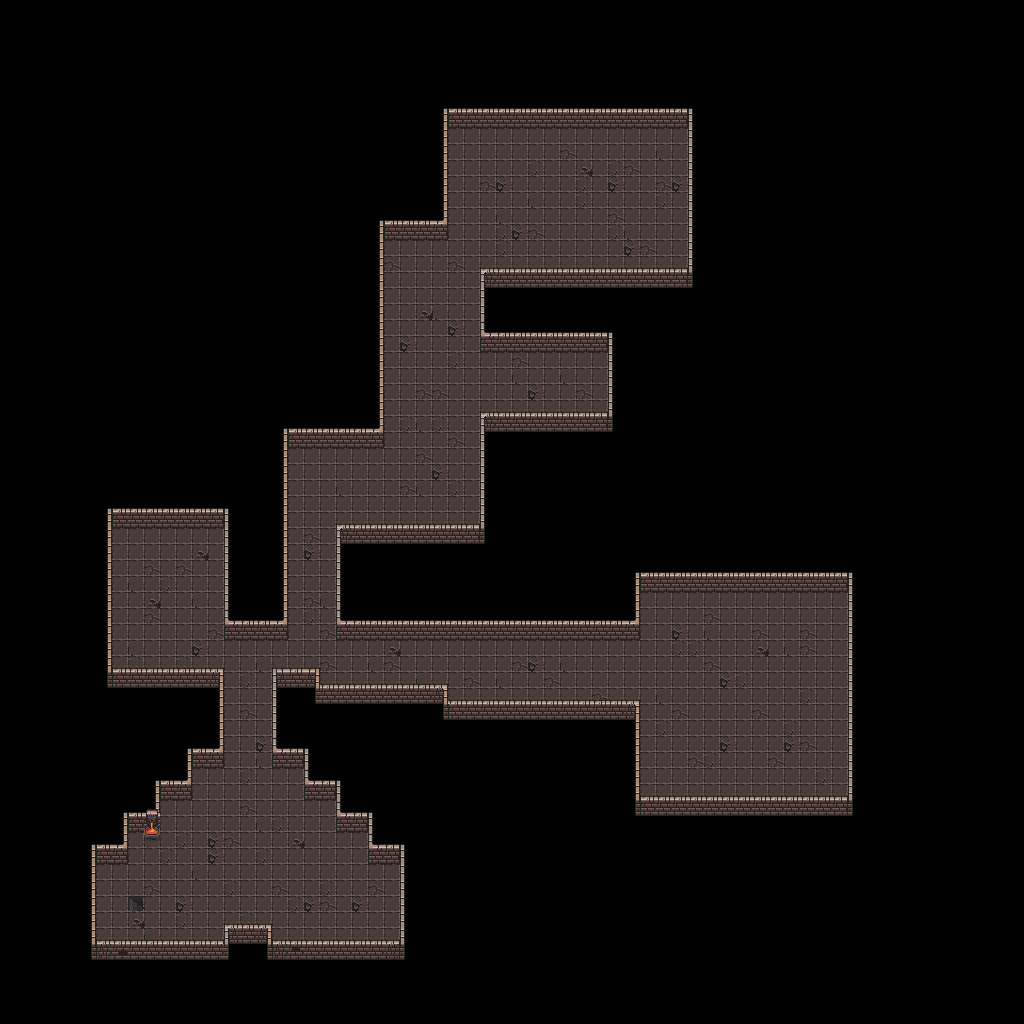

Tiled map render using the project's own tile images. Description and the map definition, with tile-layer contents summarised, below:
An orthogonal 64x64 tile map with 16x16 px tiles, 3 tile layers (BottomLayer, MiddleLayer, TopLayer), 4 tilesets and 12 objects (4x Chort, 4x IceZombie, 3x OrcWarrior).

<map version="1.2" tiledversion="1.3.4" orientation="orthogonal" renderorder="right-down" width="64" height="64" tilewidth="16" tileheight="16" infinite="0" nextlayerid="6" nextobjectid="28">
 <editorsettings>
  <export target="." />
 </editorsettings>
 <tileset firstgid="1" name="tiles" tilewidth="16" tileheight="16" tilecount="78" columns="6">
  <image source="tiles.png" width="96" height="208" />
  <tile id="0">
   <properties>
    <property name="collision" type="bool" value="false" />
   </properties>
  </tile>
  <tile id="1">
   <properties>
    <property name="collision" type="bool" value="false" />
   </properties>
  </tile>
  <tile id="2">
   <properties>
    <property name="collision" type="bool" value="false" />
   </properties>
  </tile>
  <tile id="3">
   <properties>
    <property name="collision" type="bool" value="false" />
   </properties>
  </tile>
  <tile id="4">
   <properties>
    <property name="collision" type="bool" value="false" />
   </properties>
  </tile>
  <tile id="5">
   <properties>
    <property name="collision" type="bool" value="false" />
   </properties>
  </tile>
  <tile id="6">
   <properties>
    <property name="collision" type="bool" value="true" />
   </properties>
  </tile>
  <tile id="7">
   <properties>
    <property name="collision" type="bool" value="true" />
   </properties>
  </tile>
  <tile id="8">
   <properties>
    <property name="collision" type="bool" value="true" />
   </properties>
  </tile>
  <tile id="9">
   <properties>
    <property name="collision" type="bool" value="false" />
   </properties>
   <animation>
    <frame tileid="9" duration="100" />
    <frame tileid="10" duration="100" />
    <frame tileid="11" duration="100" />
   </animation>
  </tile>
  <tile id="10">
   <properties>
    <property name="collision" type="bool" value="false" />
   </properties>
  </tile>
  <tile id="11">
   <properties>
    <property name="collision" type="bool" value="false" />
   </properties>
  </tile>
  <tile id="12">
   <properties>
    <property name="collision" type="bool" value="false" />
   </properties>
  </tile>
  <tile id="13">
   <properties>
    <property name="collision" type="bool" value="false" />
   </properties>
  </tile>
  <tile id="14">
   <properties>
    <property name="collision" type="bool" value="true" />
   </properties>
  </tile>
  <tile id="15">
   <properties>
    <property name="collision" type="bool" value="false" />
   </properties>
   <animation>
    <frame tileid="15" duration="100" />
    <frame tileid="16" duration="100" />
    <frame tileid="17" duration="100" />
   </animation>
  </tile>
  <tile id="16">
   <properties>
    <property name="collision" type="bool" value="false" />
   </properties>
  </tile>
  <tile id="17">
   <properties>
    <property name="collision" type="bool" value="false" />
   </properties>
  </tile>
  <tile id="18">
   <properties>
    <property name="collision" type="bool" value="false" />
   </properties>
  </tile>
  <tile id="19">
   <properties>
    <property name="collision" type="bool" value="false" />
   </properties>
  </tile>
  <tile id="20">
   <properties>
    <property name="collision" type="bool" value="true" />
   </properties>
  </tile>
  <tile id="21">
   <properties>
    <property name="collision" type="bool" value="false" />
   </properties>
  </tile>
  <tile id="22">
   <properties>
    <property name="collision" type="bool" value="false" />
   </properties>
  </tile>
  <tile id="23">
   <properties>
    <property name="collision" type="bool" value="false" />
   </properties>
  </tile>
  <tile id="24">
   <properties>
    <property name="collision" type="bool" value="false" />
   </properties>
  </tile>
  <tile id="25">
   <properties>
    <property name="collision" type="bool" value="false" />
   </properties>
  </tile>
  <tile id="26">
   <properties>
    <property name="collision" type="bool" value="false" />
   </properties>
  </tile>
  <tile id="27">
   <properties>
    <property name="collision" type="bool" value="false" />
   </properties>
  </tile>
  <tile id="28">
   <properties>
    <property name="collision" type="bool" value="false" />
   </properties>
  </tile>
  <tile id="29">
   <properties>
    <property name="collision" type="bool" value="false" />
   </properties>
  </tile>
  <tile id="30">
   <properties>
    <property name="collision" type="bool" value="false" />
   </properties>
  </tile>
  <tile id="31">
   <properties>
    <property name="collision" type="bool" value="false" />
   </properties>
  </tile>
  <tile id="32">
   <properties>
    <property name="collision" type="bool" value="false" />
   </properties>
  </tile>
  <tile id="33">
   <properties>
    <property name="collision" type="bool" value="false" />
   </properties>
  </tile>
  <tile id="34">
   <properties>
    <property name="collision" type="bool" value="false" />
   </properties>
  </tile>
  <tile id="35">
   <properties>
    <property name="collision" type="bool" value="false" />
   </properties>
  </tile>
  <tile id="36">
   <properties>
    <property name="collision" type="bool" value="false" />
   </properties>
  </tile>
  <tile id="37">
   <properties>
    <property name="collision" type="bool" value="false" />
   </properties>
  </tile>
  <tile id="38">
   <properties>
    <property name="collision" type="bool" value="false" />
   </properties>
  </tile>
  <tile id="39">
   <properties>
    <property name="collision" type="bool" value="false" />
   </properties>
  </tile>
  <tile id="40">
   <properties>
    <property name="collision" type="bool" value="false" />
   </properties>
  </tile>
  <tile id="41">
   <properties>
    <property name="collision" type="bool" value="false" />
   </properties>
  </tile>
  <tile id="42">
   <properties>
    <property name="collision" type="bool" value="true" />
   </properties>
  </tile>
  <tile id="43">
   <properties>
    <property name="collision" type="bool" value="true" />
   </properties>
  </tile>
  <tile id="44">
   <properties>
    <property name="collision" type="bool" value="false" />
   </properties>
  </tile>
  <tile id="45">
   <properties>
    <property name="collision" type="bool" value="false" />
   </properties>
  </tile>
  <tile id="46">
   <properties>
    <property name="collision" type="bool" value="false" />
   </properties>
  </tile>
  <tile id="47">
   <properties>
    <property name="collision" type="bool" value="false" />
   </properties>
  </tile>
  <tile id="48">
   <properties>
    <property name="collision" type="bool" value="true" />
   </properties>
  </tile>
  <tile id="49">
   <properties>
    <property name="collision" type="bool" value="true" />
   </properties>
  </tile>
  <tile id="50">
   <properties>
    <property name="collision" type="bool" value="true" />
   </properties>
  </tile>
  <tile id="51">
   <properties>
    <property name="collision" type="bool" value="true" />
   </properties>
  </tile>
  <tile id="52">
   <properties>
    <property name="collision" type="bool" value="true" />
   </properties>
  </tile>
  <tile id="53">
   <properties>
    <property name="collision" type="bool" value="true" />
   </properties>
  </tile>
  <tile id="54">
   <properties>
    <property name="collision" type="bool" value="true" />
   </properties>
  </tile>
  <tile id="55">
   <properties>
    <property name="collision" type="bool" value="true" />
   </properties>
  </tile>
  <tile id="56">
   <properties>
    <property name="collision" type="bool" value="false" />
   </properties>
  </tile>
  <tile id="57">
   <properties>
    <property name="collision" type="bool" value="false" />
   </properties>
  </tile>
  <tile id="58">
   <properties>
    <property name="collision" type="bool" value="true" />
   </properties>
  </tile>
  <tile id="59">
   <properties>
    <property name="collision" type="bool" value="true" />
   </properties>
  </tile>
  <tile id="60">
   <properties>
    <property name="collision" type="bool" value="false" />
   </properties>
  </tile>
  <tile id="61">
   <properties>
    <property name="collision" type="bool" value="false" />
   </properties>
  </tile>
  <tile id="62">
   <properties>
    <property name="collision" type="bool" value="true" />
   </properties>
  </tile>
  <tile id="63">
   <properties>
    <property name="collision" type="bool" value="true" />
   </properties>
  </tile>
  <tile id="64">
   <properties>
    <property name="collision" type="bool" value="false" />
   </properties>
  </tile>
  <tile id="65">
   <properties>
    <property name="collision" type="bool" value="false" />
   </properties>
  </tile>
  <tile id="66">
   <properties>
    <property name="collision" type="bool" value="false" />
   </properties>
  </tile>
  <tile id="67">
   <properties>
    <property name="collision" type="bool" value="false" />
   </properties>
  </tile>
  <tile id="68">
   <properties>
    <property name="collision" type="bool" value="false" />
   </properties>
  </tile>
  <tile id="69">
   <properties>
    <property name="collision" type="bool" value="false" />
   </properties>
  </tile>
  <tile id="70">
   <properties>
    <property name="collision" type="bool" value="false" />
   </properties>
  </tile>
  <tile id="71">
   <properties>
    <property name="collision" type="bool" value="false" />
   </properties>
  </tile>
  <tile id="72">
   <properties>
    <property name="collision" type="bool" value="false" />
   </properties>
  </tile>
  <tile id="73">
   <properties>
    <property name="collision" type="bool" value="false" />
   </properties>
  </tile>
  <tile id="74">
   <properties>
    <property name="collision" type="bool" value="false" />
   </properties>
  </tile>
  <tile id="75">
   <properties>
    <property name="collision" type="bool" value="false" />
   </properties>
  </tile>
  <tile id="76">
   <properties>
    <property name="collision" type="bool" value="false" />
   </properties>
  </tile>
  <tile id="77">
   <properties>
    <property name="collision" type="bool" value="false" />
   </properties>
  </tile>
 </tileset>
 <tileset firstgid="79" name="orc_warrior" tilewidth="16" tileheight="20" tilecount="8" columns="4">
  <image source="../enemies/orc_warrior/orc_warrior.png" width="64" height="40" />
 </tileset>
 <tileset firstgid="87" name="ice_zombie" tilewidth="16" tileheight="16" tilecount="8" columns="4">
  <image source="../enemies/ice_zombie/ice_zombie.png" width="64" height="32" />
 </tileset>
 <tileset firstgid="95" name="chort" tilewidth="16" tileheight="24" tilecount="8" columns="4">
  <image source="../enemies/chort/chort.png" width="64" height="48" />
 </tileset>
 <objectgroup id="4" name="TransitionLayer">
  <object id="27" x="128" y="896" width="16" height="16">
   <properties>
    <property name="DestinationLevel" type="int" value="1" />
    <property name="DestinationScene" value="LevelScene" />
    <property name="DestinationX" type="float" value="330" />
    <property name="DestinationY" type="float" value="295" />
    <property name="IsDark" type="bool" value="true" />
    <property name="TilemapFileNamePrefix" value="level" />
    <property name="TilesetFileName" value="tiles" />
   </properties>
  </object>
 </objectgroup>
 <layer id="2" name="BottomLayer" width="64" height="64">
  <data>[4096 cells, 814 non-empty, 8 distinct tile ids]</data>
 </layer>
 <layer id="1" name="MiddleLayer" width="64" height="64">
  <data>[4096 cells, 353 non-empty, 22 distinct tile ids]</data>
 </layer>
 <objectgroup id="5" name="ObjectLayer">
  <object id="7" name="Chort" gid="95" x="289.899" y="862.364" width="16" height="24" />
  <object id="12" name="Chort" gid="95" x="239.368" y="798.59" width="16" height="24" />
  <object id="14" name="IceZombie" gid="87" x="143.841" y="601.496" width="16" height="16" />
  <object id="16" name="IceZombie" gid="87" x="175.734" y="573.016" width="16" height="16" />
  <object id="17" name="OrcWarrior" gid="79" x="511.309" y="683.23" width="16" height="20" />
  <object id="19" name="OrcWarrior" gid="79" x="656.91" y="668.777" width="16" height="20" />
  <object id="20" name="Chort" gid="95" x="751.897" y="780.484" width="16" height="24" />
  <object id="21" name="IceZombie" gid="87" x="783.791" y="651.364" width="16" height="16" />
  <object id="22" name="OrcWarrior" gid="79" x="414.936" y="473.949" width="16" height="20" />
  <object id="23" name="IceZombie" gid="87" x="545.283" y="392.749" width="16" height="16" />
  <object id="24" name="Chort" gid="95" x="560.536" y="203.628" width="16" height="24" />
 </objectgroup>
 <layer id="3" name="TopLayer" width="64" height="64">
  <data>[4096 cells, 162 non-empty, 6 distinct tile ids]</data>
 </layer>
</map>
